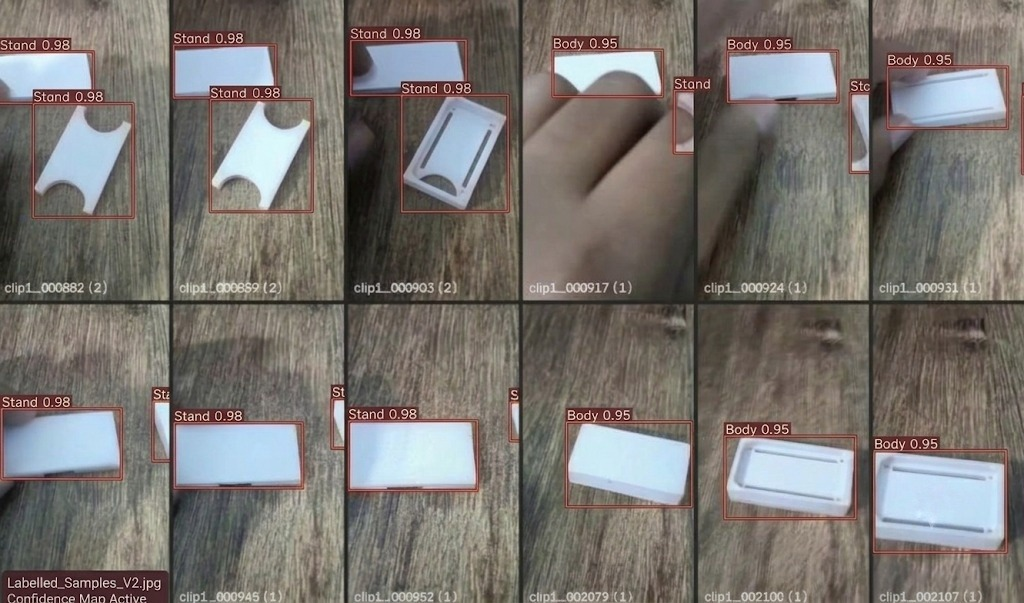
#> input picture M1/photo_ak.jpg, 1024 x 603 px, given in place of the camera
$ python opencv_pipeline.py
#> lines starting #> are read from the running program, lines starting #| are printed output that depends on the picture; after the words box and inside, x2 and y2 are one past the last pixel; in counts of white or black regions, pixels touching at a corner belong together
#!/usr/bin/env python3
"""
Milestone 1: Real-Time Classical OpenCV Pipeline with Live Overlay
Veyra Pharma Vision Edge System

Demonstrates live optical overlay on Raspberry Pi 5:
- Adaptive MOG2 background subtraction
- Morphological cleaning (Open + Dilate)
- Contour extraction and bounding box localization
- Live object count HUD overlay
- Real-time FPS and latency calculation
"""

import os
import sys
import time
import cv2
import numpy as np

def run_opencv_pipeline(source=0, max_frames=300, min_area=450, display=False):
#> called with source = 0, max_frames = 60, min_area = 450, display = False
    print("\n" + "="*60)
    print("   VEYRA PHARMA VISION: OPENCV LIVE OVERLAY PIPELINE   ")
    print("="*60)
    print(f"[*] Initializing video source: {source}")
    print(f"[*] Minimum contour area threshold: {min_area} px")

    cap = cv2.VideoCapture(source)
    use_fallback = False

    if not cap.isOpened():
        print("[!] Hardware video device not available. Switching to simulated edge video stream...")
        use_fallback = True
        sample_img_path = os.path.join(os.path.dirname(__file__), "first_frame.jpg")
        if not os.path.exists(sample_img_path):
            sample_img_path = os.path.join(os.path.dirname(__file__), "..", "Pictures", "test_frame.jpg")
        base_img = cv2.imread(sample_img_path) if os.path.exists(sample_img_path) else np.zeros((480, 640, 3), dtype=np.uint8)

    # Initialize MOG2 Background Subtractor
    subtractor = cv2.createBackgroundSubtractorMOG2(history=300, varThreshold=40, detectShadows=True)
    kernel = cv2.getStructuringElement(cv2.MORPH_RECT, (5, 5))

    frame_count = 0
    start_time = time.perf_counter()
    prev_time = start_time
    fps_smooth = 24.0

    output_dir = os.path.dirname(__file__)
    saved_sample_path = os.path.join(output_dir, "live_overlay_output.jpg")

    try:
        while frame_count < max_frames:
            t0 = time.perf_counter()

            if not use_fallback:
                ret, frame = cap.read()
#> frame is the input picture: shape (603, 1024, 3); mean B, G, R 112.1, 116.4, 120.9
                if not ret or frame is None:
                    break
            else:
                # Synthesize motion across conveyor field
                frame = base_img.copy()
                offset = int((frame_count * 5) % (frame.shape[1] - 120))
                # Add simulated moving blister pack object
                cv2.rectangle(frame, (offset, 180), (offset + 140, 300), (200, 200, 200), -1)
                cv2.circle(frame, (offset + 35, 215), 15, (50, 50, 50), -1)
                cv2.circle(frame, (offset + 105, 215), 15, (50, 50, 50), -1)
                cv2.circle(frame, (offset + 35, 265), 15, (50, 50, 50), -1)
                cv2.circle(frame, (offset + 105, 265), 15, (50, 50, 50), -1)
                time.sleep(0.033) # 30 FPS throttle

            # Preprocessing: Grayscale & Blur
            gray = cv2.cvtColor(frame, cv2.COLOR_BGR2GRAY)
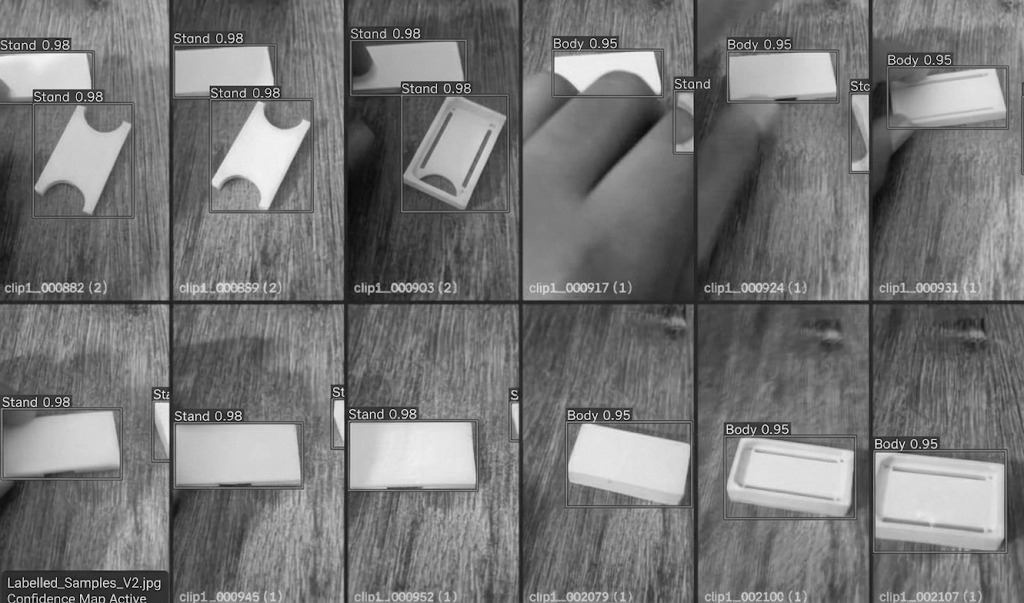
#> gray: shape (603, 1024); min 4, max 248, mean 117.3
            blurred = cv2.GaussianBlur(gray, (5, 5), 0)

            # Apply MOG2 Subtraction
            fg_mask = subtractor.apply(blurred)
#> fg_mask: shape (603, 1024); every value is 127

            # Morphological noise removal
            cleaned = cv2.morphologyEx(fg_mask, cv2.MORPH_OPEN, kernel, iterations=1)
            cleaned = cv2.morphologyEx(cleaned, cv2.MORPH_DILATE, kernel, iterations=2)

            # Contour Detection
            contours, _ = cv2.findContours(cleaned, cv2.RETR_EXTERNAL, cv2.CHAIN_APPROX_SIMPLE)
#> contours = [[[0, 0], [0, 602], [1023, 602], [1023, 0]]]

            detected_boxes = []
            for cnt in contours:
                area = cv2.contourArea(cnt)
                if area >= min_area:
                    x, y, w, h = cv2.boundingRect(cnt)
                    detected_boxes.append((x, y, w, h, area))
#> this loop made 1 pass
#> (cnt, area, x, y, w, h) on pass 1: ([[0, 0], [0, 602], [1023, 602], [1023, 0]], 615846, 0, 0, 1024, 603)
#> after the loop, detected_boxes = [(0, 0, 1024, 603, 615846)]

            # Render Overlay HUD
            overlay = frame.copy()
            object_count = len(detected_boxes)
#> object_count = 1

            # Draw bounding boxes & labels
            for idx, (x, y, w, h, area) in enumerate(detected_boxes, 1):
                cv2.rectangle(overlay, (x, y), (x + w, y + h), (0, 255, 0), 2)
                label = f"Item #{idx} ({int(area)}px)"
                cv2.putText(overlay, label, (x, max(20, y - 8)),
                            cv2.FONT_HERSHEY_SIMPLEX, 0.5, (0, 255, 0), 2)
                # Draw center crosshair
                cx, cy = x + w // 2, y + h // 2
                cv2.circle(overlay, (cx, cy), 4, (0, 0, 255), -1)
#> this loop made 1 pass
#> (idx, x, y, w, h, area, label, cx) on pass 1: (1, 0, 0, 1024, 603, 615846, 'Item #1 (615846px)', 512)
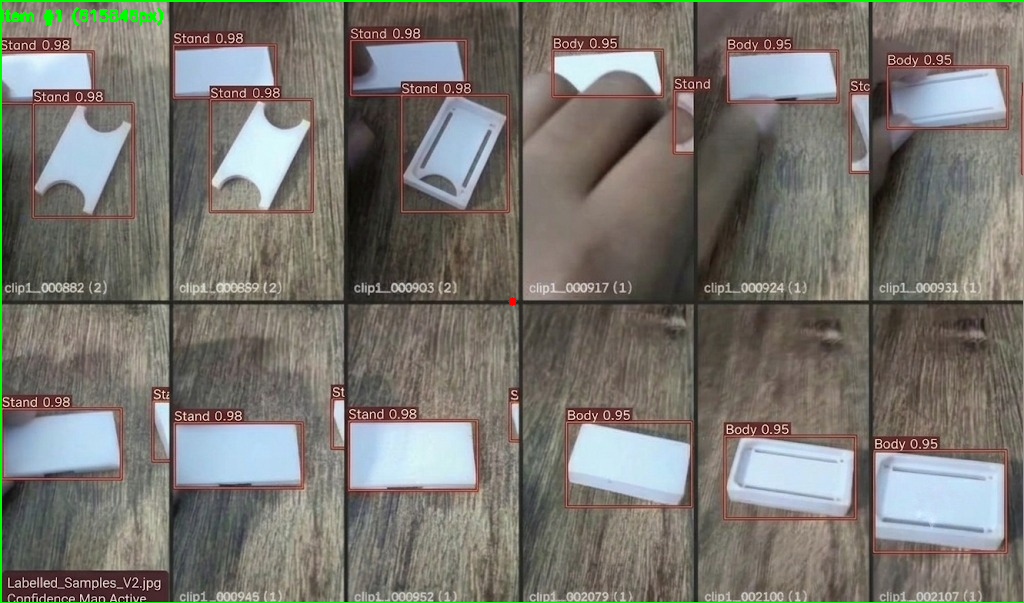
#> overlay: shape (603, 1024, 3); 0.98% of pixels changed, all inside (x1, y1, x2, y2) = (0, 0, 1024, 603)

            # Calculate Latency & FPS
            t1 = time.perf_counter()
            latency_ms = (t1 - t0) * 1000.0
            dt = t1 - prev_time
            prev_time = t1
            inst_fps = 1.0 / max(dt, 1e-6)
            fps_smooth = 0.9 * fps_smooth + 0.1 * inst_fps

            # Render HUD Banners
            cv2.rectangle(overlay, (10, 10), (330, 95), (0, 0, 0), -1)
            cv2.rectangle(overlay, (10, 10), (330, 95), (0, 255, 255), 1)

            cv2.putText(overlay, "M1 OPENCV LIVE OVERLAY", (20, 32),
                        cv2.FONT_HERSHEY_SIMPLEX, 0.6, (0, 255, 255), 2)
            cv2.putText(overlay, f"Objects In View : {object_count}", (20, 52),
                        cv2.FONT_HERSHEY_SIMPLEX, 0.5, (0, 255, 0) if object_count > 0 else (200, 200, 200), 2)
            cv2.putText(overlay, f"Throughput Rate : {fps_smooth:.1f} FPS", (20, 70),
                        cv2.FONT_HERSHEY_SIMPLEX, 0.5, (255, 255, 255), 1)
            cv2.putText(overlay, f"Frame Latency   : {latency_ms:.1f} ms", (20, 88),
                        cv2.FONT_HERSHEY_SIMPLEX, 0.5, (255, 255, 255), 1)
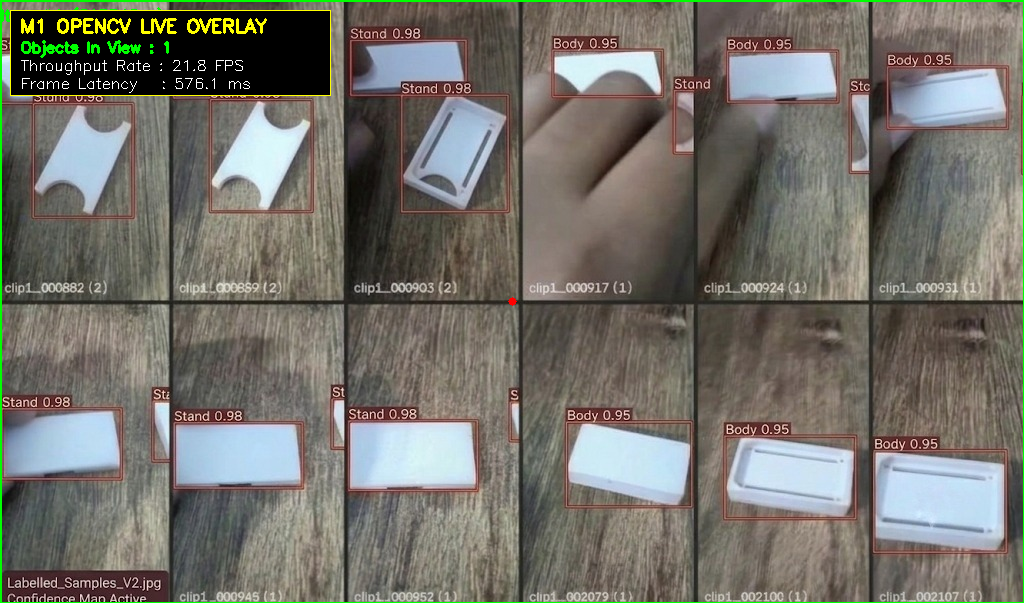
#> overlay: shape (603, 1024, 3); mean B, G, R 105.6, 113.3, 115.1

            frame_count += 1
            if frame_count % 30 == 0:
                print(f"[Frame {frame_count:03d}] Objects: {object_count} | FPS: {fps_smooth:.1f} | Latency: {latency_ms:.1f} ms")

            # Save sample overlay frame
            if frame_count == 40 or (frame_count == 1 and not os.path.exists(saved_sample_path)):
                cv2.imwrite(saved_sample_path, overlay)

            if display:
                cv2.imshow("M1 Live OpenCV Overlay", overlay)
                if cv2.waitKey(1) & 0xFF == ord('q'):
                    break

    finally:
        if not use_fallback:
            cap.release()
        if display:
            cv2.destroyAllWindows()

    total_time = time.perf_counter() - start_time
    avg_fps = frame_count / max(total_time, 1e-6)
    print("\n[+] OpenCV Pipeline Test Completed Successfully.")
    print(f"[+] Total Frames Processed: {frame_count}")
    print(f"[+] Average Throughput   : {avg_fps:.2f} FPS")
    print(f"[+] Saved Overlay Proof   : {saved_sample_path}")
    print("="*60 + "\n")

if __name__ == "__main__":
    run_opencv_pipeline(max_frames=60, display=False)

$ run again, on M1/photo_b.jpg
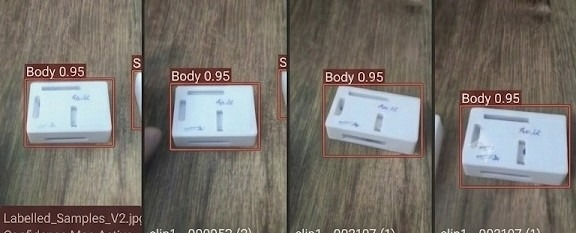
#> input picture M1/photo_b.jpg, 576 x 233 px, given in place of the camera
#> in run_opencv_pipeline, frame is the input picture: shape (233, 576, 3); mean B, G, R 107.7, 113.4, 118.9
#> in run_opencv_pipeline, `blurred = cv2.GaussianBlur(gray, (5, 5), 0)`:
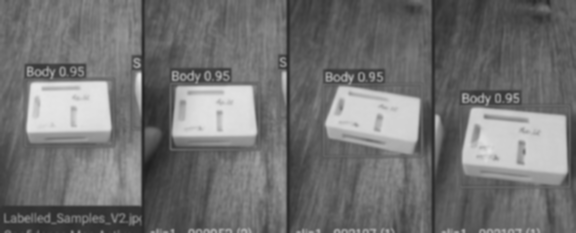
#> blurred: shape (233, 576); min 31, max 230, mean 114.4
#> fg_mask: shape (233, 576); every value is 127
#> contours = [[[0, 0], [0, 232], [575, 232], [575, 0]]]
#> the loop in run_opencv_pipeline, `for cnt in contours:` made 1 pass
#> (cnt, area, x, y, w, h) on pass 1: ([[0, 0], [0, 232], [575, 232], [575, 0]], 133400, 0, 0, 576, 233)
#> after the loop in run_opencv_pipeline, `for cnt in contours:`: detected_boxes = [(0, 0, 576, 233, 133400)]
#> object_count = 1
#> the loop in run_opencv_pipeline, `for idx, (x, y, w, h, area) in enumerate(detected_boxes, 1):` made 1 pass
#> (idx, x, y, w, h, area, label, cx) on pass 1: (1, 0, 0, 576, 233, 133400, 'Item #1 (133400px)', 288)
#> in run_opencv_pipeline, `cv2.putText(overlay, f"Frame Latency   : {latency_ms:.1f} ms", (20, 88..`:
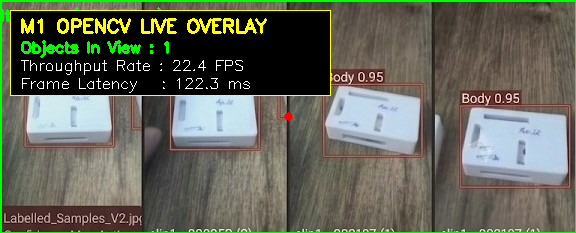
#> overlay: shape (233, 576, 3); mean B, G, R 86.5, 101.4, 98.3

$ run again, on M1/photo_sri.jpg
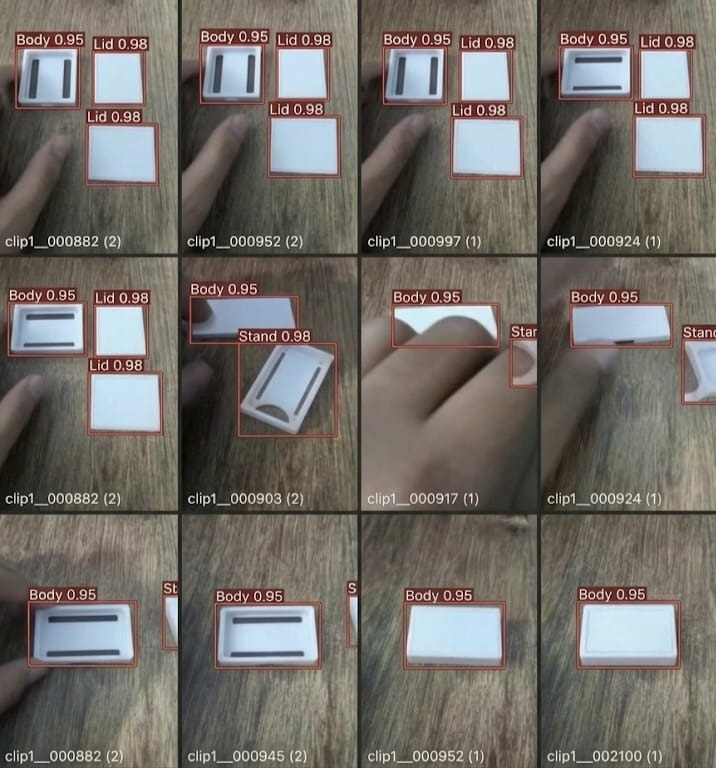
#> input picture M1/photo_sri.jpg, 716 x 768 px, given in place of the camera
#> in run_opencv_pipeline, frame is the input picture: shape (768, 716, 3); mean B, G, R 104.1, 109.1, 113.9
#> in run_opencv_pipeline, `gray = cv2.cvtColor(frame, cv2.COLOR_BGR2GRAY)`:
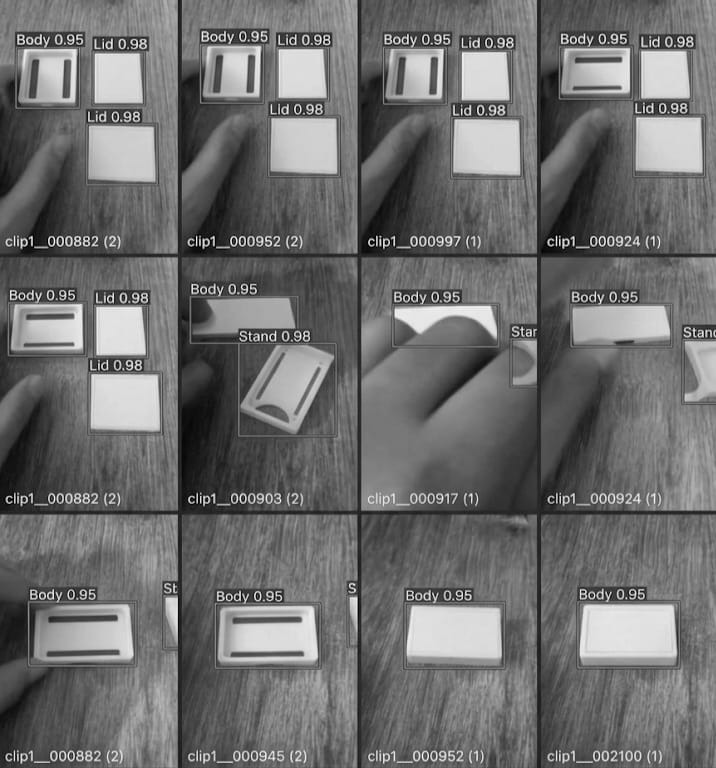
#> gray: shape (768, 716); min 0, max 255, mean 110
#> fg_mask: shape (768, 716); every value is 127
#> contours = [[[0, 0], [0, 767], [715, 767], [715, 0]]]
#> the loop in run_opencv_pipeline, `for cnt in contours:` made 1 pass
#> (cnt, area, x, y, w, h) on pass 1: ([[0, 0], [0, 767], [715, 767], [715, 0]], 548405, 0, 0, 716, 768)
#> after the loop in run_opencv_pipeline, `for cnt in contours:`: detected_boxes = [(0, 0, 716, 768, 548405)]
#> object_count = 1
#> the loop in run_opencv_pipeline, `for idx, (x, y, w, h, area) in enumerate(detected_boxes, 1):` made 1 pass
#> (idx, x, y, w, h, area, label, cx) on pass 1: (1, 0, 0, 716, 768, 548405, 'Item #1 (548405px)', 358)
#> in run_opencv_pipeline, `cv2.putText(overlay, f"Frame Latency   : {latency_ms:.1f} ms", (20, 88..`:
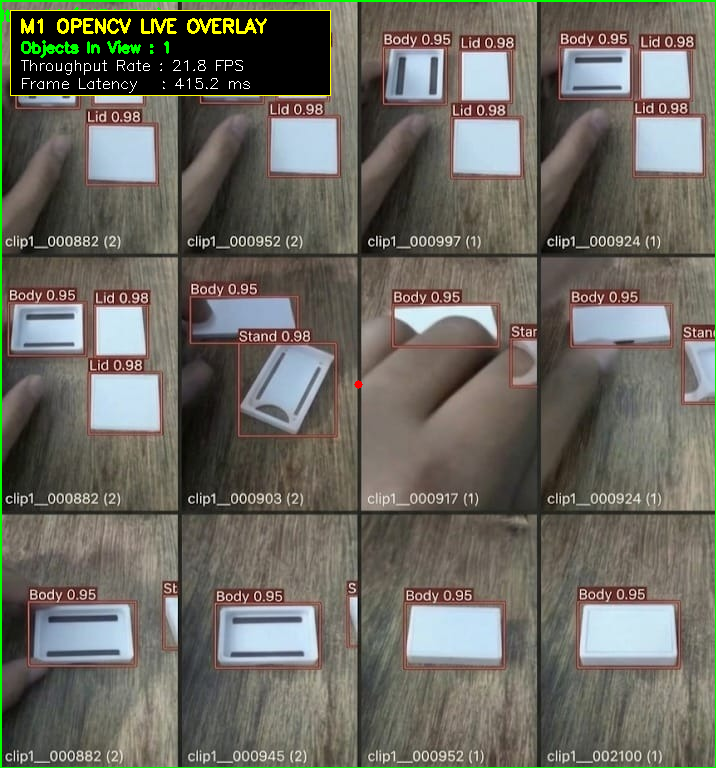
#> overlay: shape (768, 716, 3); mean B, G, R 96.8, 105.5, 107.3

$ run again, on M1/photo_theeran.jpg
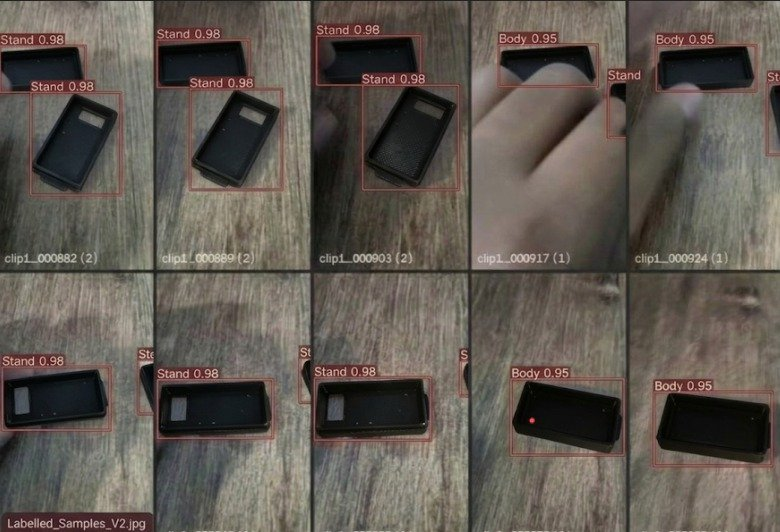
#> input picture M1/photo_theeran.jpg, 780 x 532 px, given in place of the camera
#> in run_opencv_pipeline, frame is the input picture: shape (532, 780, 3); mean B, G, R 81, 88.5, 95.4
#> fg_mask: shape (532, 780); every value is 127
#> contours = [[[0, 0], [0, 531], [779, 531], [779, 0]]]
#> the loop in run_opencv_pipeline, `for cnt in contours:` made 1 pass
#> (cnt, area, x, y, w, h) on pass 1: ([[0, 0], [0, 531], [779, 531], [779, 0]], 413649, 0, 0, 780, 532)
#> after the loop in run_opencv_pipeline, `for cnt in contours:`: detected_boxes = [(0, 0, 780, 532, 413649)]
#> object_count = 1
#> the loop in run_opencv_pipeline, `for idx, (x, y, w, h, area) in enumerate(detected_boxes, 1):` made 1 pass
#> (idx, x, y, w, h, area, label, cx) on pass 1: (1, 0, 0, 780, 532, 413649, 'Item #1 (413649px)', 390)
#> after the loop in run_opencv_pipeline, `for idx, (x, y, w, h, area) in enumerate(detected_boxes, 1):`:
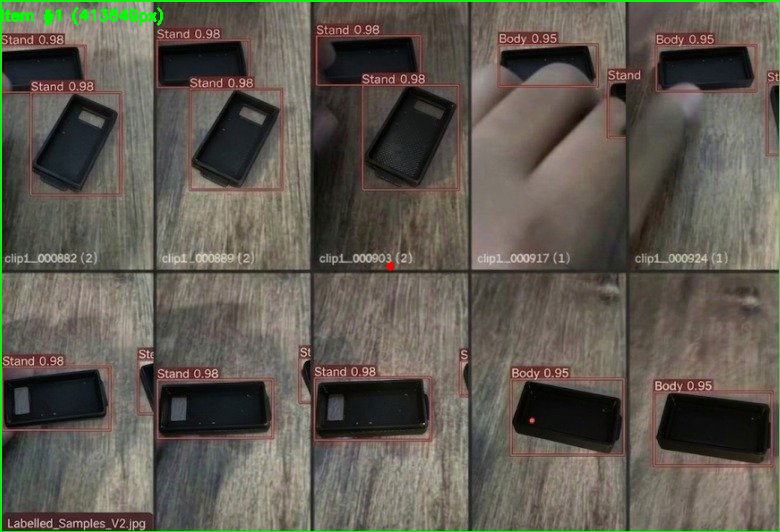
#> overlay: shape (532, 780, 3); 1.22% of pixels changed, all inside (x1, y1, x2, y2) = (0, 0, 780, 532)
#> in run_opencv_pipeline, `cv2.putText(overlay, f"Frame Latency   : {latency_ms:.1f} ms", (20, 88..`:
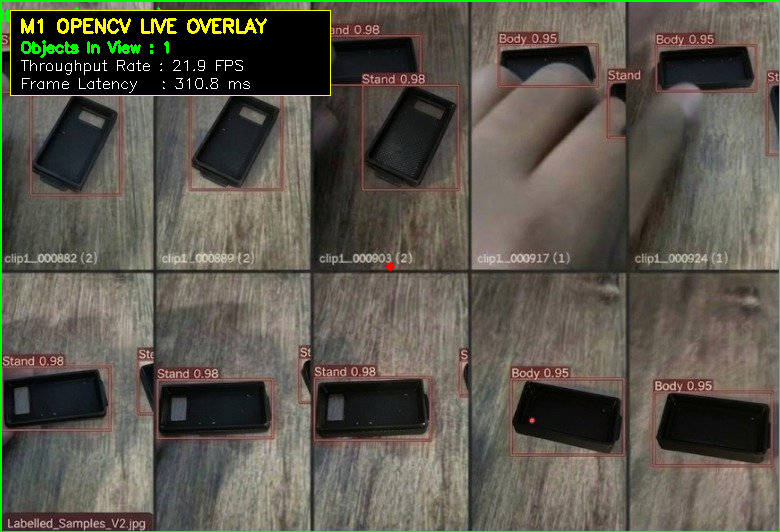
#> overlay: shape (532, 780, 3); mean B, G, R 75.4, 87, 90.1
